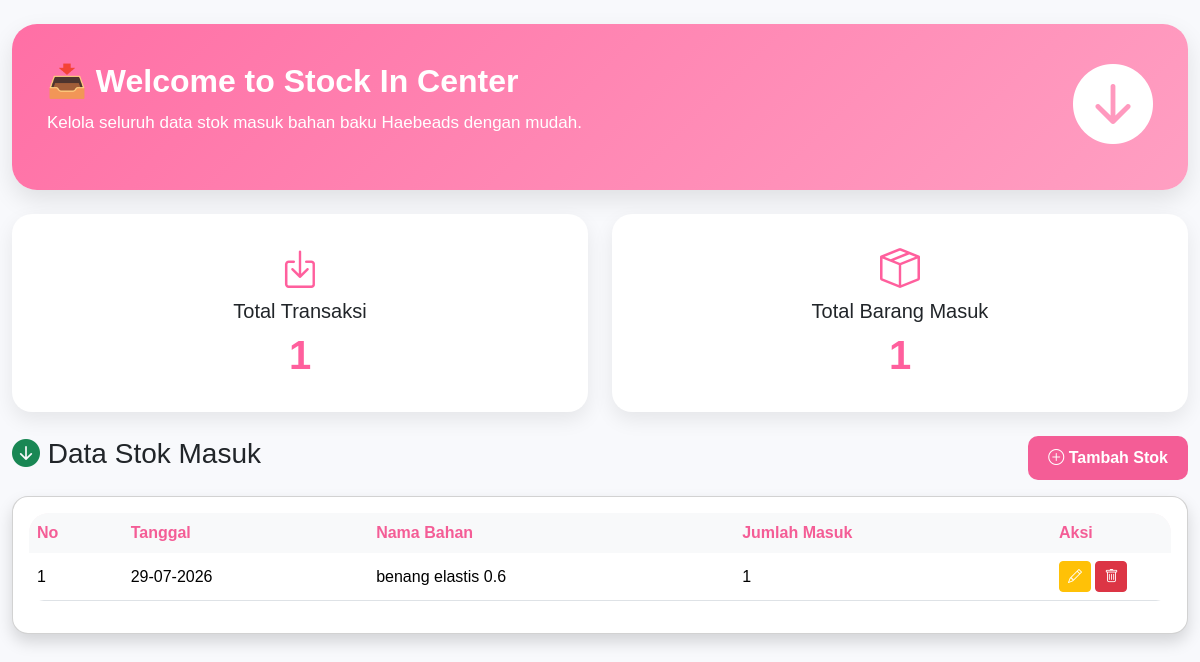
The app's page /haebeads/stok_masuk/index.php (signed in) with its own data.
### tables this page shows
CREATE TABLE `stok_masuk` (
  `id_masuk` int(11) NOT NULL,
  `id_bahan` int(11) NOT NULL,
  `tanggal` date NOT NULL,
  `jumlah` int(11) NOT NULL
);

CREATE TABLE `bahan_baku` (
  `id_bahan` int(11) NOT NULL,
  `nama_bahan` varchar(100) NOT NULL,
  `satuan` varchar(30) NOT NULL,
  `stok` decimal(10,2) NOT NULL DEFAULT 0.00,
  `harga_satuan` decimal(10,2) NOT NULL,
  `rop` int(11) NOT NULL
);

### haebeads/stok_masuk/index.php (the view, shortened to what this page needs)
<?php
include "../config/koneksi.php";
$totalTransaksi = mysqli_fetch_assoc(mysqli_query($conn,
"SELECT COUNT(*) AS total FROM stok_masuk"));
$totalBarang = mysqli_fetch_assoc(mysqli_query($conn,
"SELECT SUM(jumlah) AS total FROM stok_masuk"));
?>
<!DOCTYPE html>
<html lang="id">
<head>
<link href="https://cdn.jsdelivr.net/npm/bootstrap@5.3.3/dist/css/bootstrap.min.css" rel="stylesheet">
<link href="https://cdn.jsdelivr.net/npm/bootstrap-icons@1.11.3/font/bootstrap-icons.min.css" rel="stylesheet">
<link rel="stylesheet" href="../assets/css/dashboard.css">
</head>
<body>
<div class="container-fluid mt-4">
<div class="welcome-box mb-4">
    <div class="row align-items-center">
        <div class="col-md-8">
            <h2>📥 Welcome to Stock In Center</h2>
            <p>
                Kelola seluruh data stok masuk bahan baku Haebeads dengan mudah.
            </p>
        </div>
        <div class="col-md-4 text-end">
            <i class="bi bi-arrow-down-circle-fill display-1 text-white"></i>
        </div>
    </div>
</div>
<div class="row mb-4">
    <div class="col-md-6">
        <div class="stat-card">
            <i class="bi bi-box-arrow-in-down"></i>
            <h5>Total Transaksi</h5>
            <h2><?= $totalTransaksi['total']; ?></h2>
        </div>
    </div>
    <div class="col-md-6">
        <div class="stat-card">
            <i class="bi bi-box-seam"></i>
            <h5>Total Barang Masuk</h5>
            <h2><?= $totalBarang['total'] ?? 0; ?></h2>
        </div>
    </div>
</div>
<div class="d-flex justify-content-between align-items-center mb-3">
    <h3>
        <i class="bi bi-arrow-down-circle-fill text-success"></i>
        Data Stok Masuk
    </h3>
    <a href="tambah.php" class="btn btn-pink">
        <i class="bi bi-plus-circle"></i>
        Tambah Stok
    </a>
</div>
<div class="card shadow rounded-4">
<div class="card-body">
<div class="table-responsive">
<table class="table table-hover align-middle">
<thead class="table-light">
<tr>
<th>No</th>
<th>Tanggal</th>
<th>Nama Bahan</th>
<th>Jumlah Masuk</th>
<th width="120">Aksi</th>
</tr>
</thead>
<tbody>
<?php
$no = 1;
$data = mysqli_query($conn,"
SELECT stok_masuk.*, bahan_baku.nama_bahan
FROM stok_masuk
INNER JOIN bahan_baku
ON stok_masuk.id_bahan = bahan_baku.id_bahan
ORDER BY tanggal DESC
");
while($d = mysqli_fetch_assoc($data)){
?>
<tr>
<td><?= $no++; ?></td>
<td><?= date('d-m-Y', strtotime($d['tanggal'])); ?></td>
<td><?= $d['nama_bahan']; ?></td>
<td><?= $d['jumlah']; ?></td>
<td>
<a href="edit.php?id=<?= $d['id_masuk']; ?>"
class="btn btn-warning btn-sm">
<i class="bi bi-pencil"></i>
</a>
<a href="hapus.php?id=<?= $d['id_masuk']; ?>"
class="btn btn-danger btn-sm"
onclick="return confirm('Yakin ingin menghapus data?')">
<i class="bi bi-trash"></i>
</a>
</td>
</tr>
<?php } ?>
</tbody>
</table>
</div>
</div>
</div>
</div>
</body>
</html>

### haebeads/assets/css/dashboard.css (style rules this page uses)
* { margin:0; padding:0; box-sizing:border-box; font-family:'Poppins',sans-serif; }
body { background:#f8f9fc; }
.btn-pink { background:#f56b9a; color:white; border-radius:10px; padding:10px 20px; font-weight:600; }
.btn-pink { background:#f45d96; color:white; border:none; }
.card { border-radius:20px; }
.welcome-box { background:linear-gradient(135deg,#ff6fa5,#ff9fc2); padding:35px; border-radius:25px; color:white; box-shadow:0 10px 25px rgba(0,0,0,.1); }
.welcome-box h2 { font-weight:700; }
.welcome-box p { font-size:17px; margin-top:10px; }
.stat-card { background:white; padding:25px; border-radius:20px; text-align:center; box-shadow:0 8px 20px rgba(0,0,0,.08); transition:.3s; }
.stat-card i { font-size:40px; color:#ff5f9d; margin-bottom:10px; }
.stat-card h2 { font-size:40px; color:#ff5f9d; font-weight:700; }
.table { border-radius:15px; overflow:hidden; }
.table thead { background:#fff3f7; }
.table thead th { color:#f45d96; font-weight:600; border:none; }
.table tbody tr { transition:.3s; }
.table td { vertical-align:middle; }
.btn-warning { color:white; }
.table-responsive { border-radius:20px; }

### records on screen
stok_masuk: tanggal "29-07-2026", id_bahan.nama_bahan "benang elastis 0.6", jumlah "1"

### other values on screen
$totalTransaksi['total'] "1"
$totalBarang['total'] "1"
